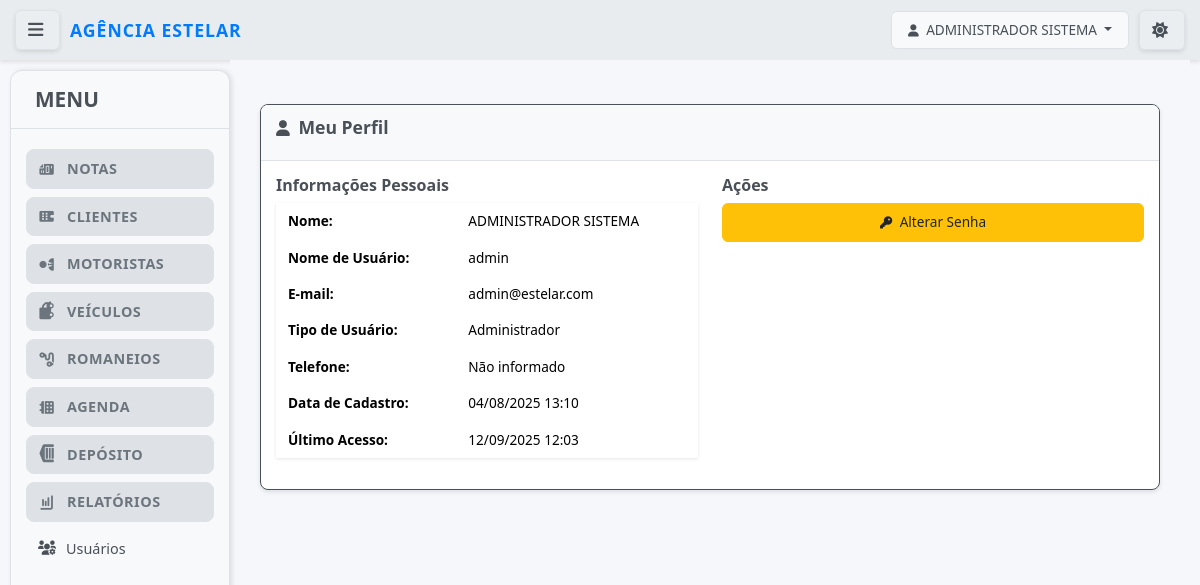
/notas/perfil/ (signed in), run on the app's committed database.
### notas/models.py (models this page shows, shortened)
class UpperCaseMixin:
    def save(self, *args, **kwargs):
        for field in self._meta.fields:
            if hasattr(field, 'max_length') and hasattr(self, field.name):
                value = getattr(self, field.name)
                if value and isinstance(value, str):
                    exclude_fields = [
                        'email', 'password', 'username', 'cpf', 'cnpj',
                        'cnh', 'chassi', 'renavam', 'placa', 'cep',
                        'telefone', 'rntrc', 'numero_consulta', 'tipo_usuario',
                        'status'  # Adicionado para não converter status para maiúsculo
                    ]
                    if field.name not in exclude_fields:
                        setattr(self, field.name, value.upper())
        super().save(*args, **kwargs)

class Usuario(UpperCaseMixin, AbstractUser):
    TIPO_USUARIO_CHOICES = [
        ('admin', 'Administrador'),
        ('funcionario', 'Funcionário'),
        ('cliente', 'Cliente'),
    ]
    tipo_usuario = models.CharField(
        max_length=20,
        choices=TIPO_USUARIO_CHOICES,
        default='funcionario',
        verbose_name="Tipo de Usuário"
    )
    cliente = models.ForeignKey(
        Cliente,
        on_delete=models.CASCADE,
        null=True,
        blank=True,
        verbose_name="Cliente Vinculado"
    )
    telefone = models.CharField(max_length=20, blank=True, verbose_name="Telefone")
    ultimo_acesso = models.DateTimeField(null=True, blank=True, verbose_name="Último Acesso")
    REQUIRED_FIELDS = ['email', 'first_name', 'last_name']
    USERNAME_FIELD = 'username'
    is_authenticated = True
    is_anonymous = False
    objects = UsuarioManager()
    class Meta:
        verbose_name = "Usuário"
        verbose_name_plural = "Usuários"
        ordering = ['username']
    def get_full_name(self):
        return f"{self.first_name} {self.last_name}".strip()
    @property
    def is_admin(self):
        return self.tipo_usuario == 'admin'
    @property
    def is_cliente(self):
        return self.tipo_usuario == 'cliente'
    def can_access_funcionalidades(self):
        return self.is_admin or self.is_funcionario

### notas/views.py (the view)
# urls.py: path('perfil/', views.perfil_usuario, name='perfil'),
@login_required
def perfil_usuario(request):
    return render(request, 'notas/auth/perfil.html')

### notas/templates/notas/auth/perfil.html (shortened to what this page needs)
{% extends 'base.html' %}
{% load static %}
{% block content %}
<div class="container mt-4">
            <div class="card">
                <div class="card-header">
                    <h3 class="card-title">
                        <i class="fas fa-user"></i> Meu Perfil
                    </h3>
                </div>
                <div class="card-body">
                    <div class="row">
                        <div class="col-md-6">
                            <h5>Informações Pessoais</h5>
                            <table class="table table-borderless table-hover">
                                <tr>
                                    <td><strong>Nome:</strong></td>
                                    <td>{{ user.get_full_name }}</td>
                                </tr>
                                <tr>
                                    <td><strong>Nome de Usuário:</strong></td>
                                    <td>{{ user.username }}</td>
                                </tr>
                                <tr>
                                    <td><strong>E-mail:</strong></td>
                                    <td>{{ user.email }}</td>
                                </tr>
                                <tr>
                                    <td><strong>Tipo de Usuário:</strong></td>
                                    <td>{{ user.get_tipo_usuario_display }}</td>
                                </tr>
                                <tr>
                                    <td><strong>Telefone:</strong></td>
                                    <td>{{ user.telefone|default:"Não informado" }}</td>
                                </tr>
                                <tr>
                                    <td><strong>Data de Cadastro:</strong></td>
                                    <td>{{ user.date_joined|date:"d/m/Y H:i" }}</td>
                                </tr>
                                {% if user.ultimo_acesso %}
                                <tr>
                                    <td><strong>Último Acesso:</strong></td>
                                    <td>{{ user.ultimo_acesso|date:"d/m/Y H:i" }}</td>
                                </tr>
                                {% endif %}
                            </table>
                        </div>
                        <div class="col-md-6">
                            <h5>Ações</h5>
                            <div class="d-grid gap-2">
                                <a href="{% url 'notas:alterar_senha' %}" class="btn btn-warning">
                                    <i class="fas fa-key"></i> Alterar Senha
                                </a>
                            </div>
                        </div>
                    </div>
                </div>
            </div>
{% endblock %}

### templates/base.html (shortened to what this page needs)
{% load static %}
<!DOCTYPE html>
<html lang="pt-BR">
<head>
    <link href="https://cdn.jsdelivr.net/npm/bootstrap@5.3.3/dist/css/bootstrap.min.css" rel="stylesheet">
            <link rel="stylesheet" href="{% static 'css/style.css' %}?v=4.8">
    <link rel="stylesheet" href="https://cdnjs.cloudflare.com/ajax/libs/font-awesome/6.0.0-beta3/css/all.min.css">
</head>
<body class="{% if not user.is_authenticated %}login-page{% endif %}">
    <div class="top-bar">
        {% if user.is_authenticated %}
        <button id="menu-toggle" class="btn btn-outline-light btn-sm menu-toggle-btn" title="Alternar Menu">
            <i class="fas fa-bars"></i>
        </button>
        {% endif %}
                        <div class="logo-container">
                            <a href="{% url 'notas:dashboard' %}" class="logo">Agência Estelar</a>
                        </div>
        <div class="user-area">
            <div class="user-info">
                {% if user.is_authenticated %}
                    <div class="dropdown">
                        <button class="btn btn-outline-light dropdown-toggle" type="button" id="userDropdown" data-bs-toggle="dropdown" aria-expanded="false">
                            <i class="fas fa-user"></i> {{ user.get_full_name|default:user.username }}
                        </button>
                    </div>
                {% else %}
                    <a href="{% url 'notas:login' %}" class="btn btn-outline-light">Login</a>
                {% endif %}
            </div>
            <button id="theme-toggle" class="btn btn-outline-light btn-sm theme-toggle-btn" title="Alternar Tema">
                <i id="theme-icon" class="fas fa-sun"></i>
            </button>
        </div>
    </div>
    <div class="main-wrapper">
        {% if user.is_authenticated %}
               <div class="sidebar">
           <div class="sidebar-header">
               <h3>MENU</h3>
           </div>
            <nav class="sidebar-nav">
                <ul class="nav-menu">
                    {% if user.can_access_funcionalidades %}
                    <li class="nav-group">
                        <div class="nav-group-header">
                            <i class="fas fa-file-invoice"></i>
                            <span>Notas</span>
                        </div>
                    </li>
                    <li class="nav-group">
                        <div class="nav-group-header">
                            <i class="fas fa-building"></i>
                            <span>Clientes</span>
                        </div>
                    </li>
                    <li class="nav-group">
                        <div class="nav-group-header">
                            <i class="fas fa-user-tie"></i>
                            <span>Motoristas</span>
                        </div>
                    </li>
                    <li class="nav-group">
                        <div class="nav-group-header">
                            <i class="fas fa-truck"></i>
                            <span>Veículos</span>
                        </div>
                    </li>
                    <li class="nav-group">
                        <div class="nav-group-header">
                            <i class="fas fa-route"></i>
                            <span>Romaneios</span>
                        </div>
                    </li>
                    {% if user.is_admin %}
                    <li class="nav-group">
                        <div class="nav-group-header">
                            <i class="fas fa-calendar-alt"></i>
                            <span>Agenda</span>
                        </div>
                    </li>
                    {% endif %}
                    <li class="nav-group">
                        <div class="nav-group-header">
                            <i class="fas fa-warehouse"></i>
                            <span>Depósito</span>
                        </div>
                    </li>
                    {% if user.is_admin %}
                    <li class="nav-group">
                        <div class="nav-group-header">
                            <i class="fas fa-chart-bar"></i>
                            <span>Relatórios</span>
                        </div>
                    </li>
                   <li class="nav-item">
                       <a href="{% url 'notas:listar_usuarios' %}">
                           <i class="fas fa-users-cog"></i> Usuários
                       </a>
                   </li>
                    {% endif %}
                    {% endif %}
                </ul>
            </nav>
        </div>
        {% endif %}
        <div class="main-content">
            {% block content %}{% endblock %}
        </div>
    </div>
</body>
</html>
</html>

### data on the page
Usuario: get_full_name "ADMINISTRADOR SISTEMA", username "admin", email "admin@estelar.com", tipo_usuario "Administrador", telefone "Não informado", date_joined "04/08/2025 13:10", ultimo_acesso "12/09/2025 12:03"
